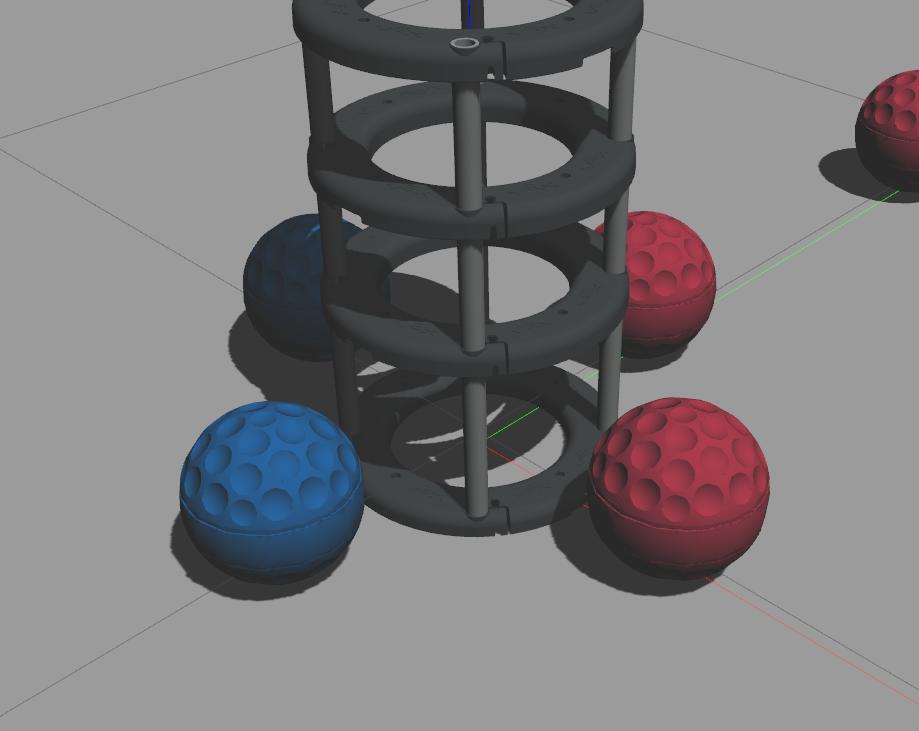
#> input picture scripts/opencvBalls.png, 919 x 731 px
$ python -i grip.py   (imports and definitions only)   (older library calls are emulated)
#> lines starting #> are read from the running program, lines starting #| are printed output that depends on the picture; after the words box and inside, x2 and y2 are one past the last pixel; in counts of white or black regions, pixels touching at a corner belong together
#> further down, picture is the input picture: shape (731, 919, 3); mean B, G, R 124.8, 122.5, 124.7
import cv2
import numpy
import math
from enum import Enum

class GripPipeline:
    """
    An OpenCV pipeline generated by GRIP.
    """

    def __init__(self):
        """initializes all values to presets or None if need to be set
        """

        self.__blur_type = BlurType.Box_Blur
        self.__blur_radius = 8.444444444444448

        self.blur_output = None

        self.__rgb_threshold_input = self.blur_output
        self.__rgb_threshold_red = [35.07098491570541, 41.7672413793104]
        self.__rgb_threshold_green = [41.85891748003549, 94.52586206896551]
        self.__rgb_threshold_blue = [53.172138420585625, 157.17672413793107]

        self.rgb_threshold_output = None

        self.__find_contours_input = self.rgb_threshold_output
        self.__find_contours_external_only = False

        self.find_contours_output = None


    def process(self, source0):
        """
        Runs the pipeline and sets all outputs to new values.
        """
        # Step Blur0:
        self.__blur_input = source0
        (self.blur_output) = self.__blur(self.__blur_input, self.__blur_type, self.__blur_radius)

        # Step RGB_Threshold0:
        self.__rgb_threshold_input = self.blur_output
        (self.rgb_threshold_output) = self.__rgb_threshold(self.__rgb_threshold_input, self.__rgb_threshold_red, self.__rgb_threshold_green, self.__rgb_threshold_blue)

        # Step Find_Contours0:
        self.__find_contours_input = self.rgb_threshold_output
        (self.find_contours_output) = self.__find_contours(self.__find_contours_input, self.__find_contours_external_only)


    @staticmethod
    def __blur(src, type, radius):
        """Softens an image using one of several filters.
        Args:
            src: The source mat (numpy.ndarray).
            type: The blurType to perform represented as an int.
            radius: The radius for the blur as a float.
        Returns:
            A numpy.ndarray that has been blurred.
        """
#> called with radius = 8.44
        if(type is BlurType.Box_Blur):
            ksize = int(2 * round(radius) + 1)
            return cv2.blur(src, (ksize, ksize))
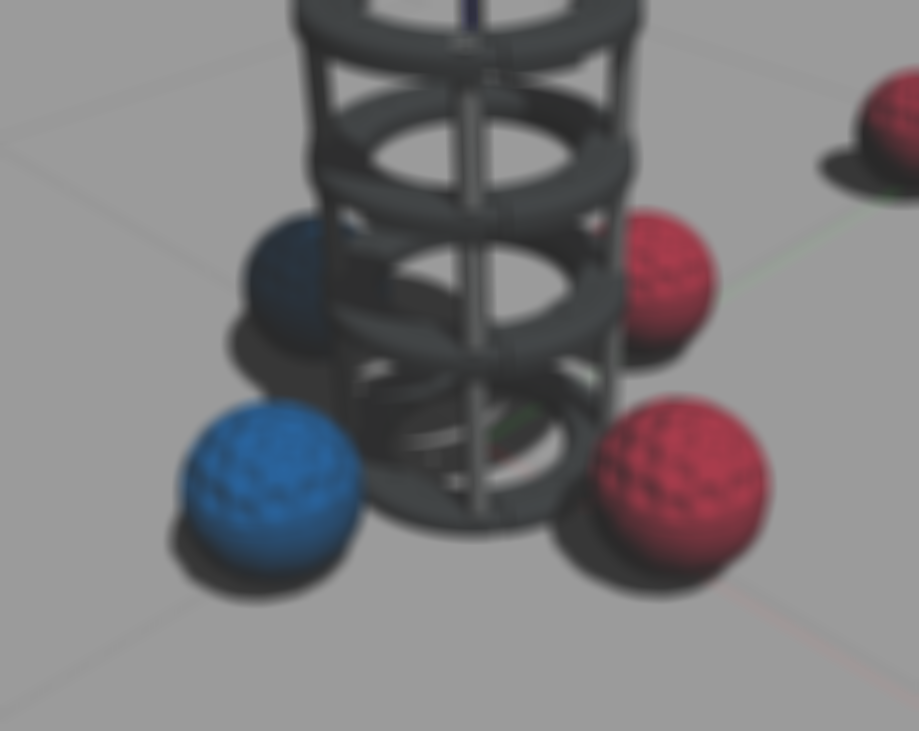
#> returned value: shape (731, 919, 3); mean of channels 0, 1, 2 124.8, 122.5, 124.7; drawn as B, G, R
        elif(type is BlurType.Gaussian_Blur):
            ksize = int(6 * round(radius) + 1)
            return cv2.GaussianBlur(src, (ksize, ksize), round(radius))
        elif(type is BlurType.Median_Filter):
            ksize = int(2 * round(radius) + 1)
            return cv2.medianBlur(src, ksize)
        else:
            return cv2.bilateralFilter(src, -1, round(radius), round(radius))

    @staticmethod
    def __rgb_threshold(input, red, green, blue):
        """Segment an image based on color ranges.
        Args:
            input: A BGR numpy.ndarray.
            red: A list of two numbers the are the min and max red.
            green: A list of two numbers the are the min and max green.
            blue: A list of two numbers the are the min and max blue.
        Returns:
            A black and white numpy.ndarray.
        """
        out = cv2.cvtColor(input, cv2.COLOR_BGR2RGB)
        return cv2.inRange(out, (red[0], green[0], blue[0]),  (red[1], green[1], blue[1]))
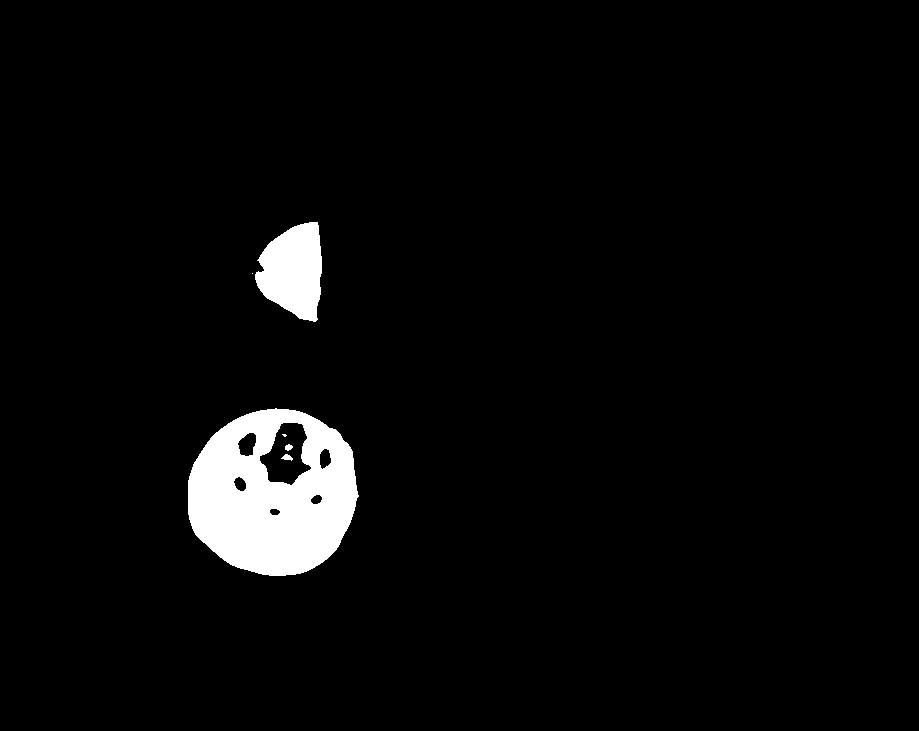
#> returned value: shape (731, 919); 3.7% white; 6 white regions (2 under 20 px), largest, box (x1, y1, x2, y2) and area: (188, 408, 359, 576) 19858, (255, 222, 322, 322) 4765, (281, 454, 293, 461) 49, (285, 444, 293, 451) 39

    @staticmethod
    def __find_contours(input, external_only):
        """Sets the values of pixels in a binary image to their distance to the nearest black pixel.
        Args:
            input: A numpy.ndarray.
            external_only: A boolean. If true only external contours are found.
        Return:
            A list of numpy.ndarray where each one represents a contour.
        """
        if(external_only):
            mode = cv2.RETR_EXTERNAL
        else:
            mode = cv2.RETR_LIST
        method = cv2.CHAIN_APPROX_SIMPLE
        im2, contours, hierarchy =cv2.findContours(input, mode=mode, method=method)
        return contours


BlurType = Enum('BlurType', 'Box_Blur Gaussian_Blur Median_Filter Bilateral_Filter')

>>> import cv2
>>> picture = cv2.imread('opencvBalls.png')
>>> result = GripPipeline().process(picture)
